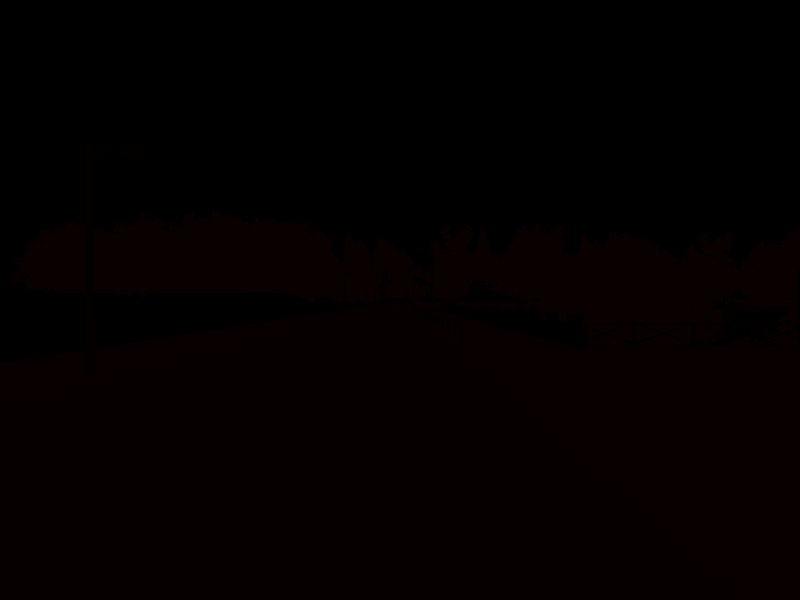
#> input picture datasets/carla_utils/SEM_06_06.png, 800 x 600 px
$ jupyter execute test_semantics.ipynb
#> lines starting #> are read from the running program, lines starting #| are printed output that depends on the picture
[cell 1]
import PIL
from PIL import Image
import numpy as np
import cv2 as cv

[cell 2]
sem_file = 'SEM_06_06.png'
num_classes = 13

palette = {
    0: [0, 0, 0],  # None
    1: [70, 70, 70],  # Buildings
    2: [190, 153, 153],  # Fences
    3: [72, 0, 90],  # Other
    4: [220, 20, 60],  # Pedestrians
    5: [153, 153, 153],  # Poles
    6: [157, 234, 50],  # RoadLines
    7: [128, 64, 128],  # Roads
    8: [244, 35, 232],  # Sidewalks
    9: [107, 142, 35],  # Vegetation
    10: [0, 0, 255],  # Vehicles
    11: [102, 102, 156],  # Walls
    12: [220, 220, 0],  # TrafficSigns
    13: [150, 33, 88],  # TrafficSigns
    }
for i in range(len(palette), 256):
    palette[i] = [0, 0, 0]

palette_list = []
for v in palette.values():
    for i in range(3):
        palette_list.append(v[i])
# palette_list

[cell 3]
# Lets load a carla semantic map
seg = cv.imread(sem_file, cv.IMREAD_ANYCOLOR |
                cv.IMREAD_ANYDEPTH)
#> seg is the input picture: shape (600, 800, 3); mean B, G, R 0, 0, 4.27
seg = np.asarray(seg, dtype=np.uint8)[:, :, 2]
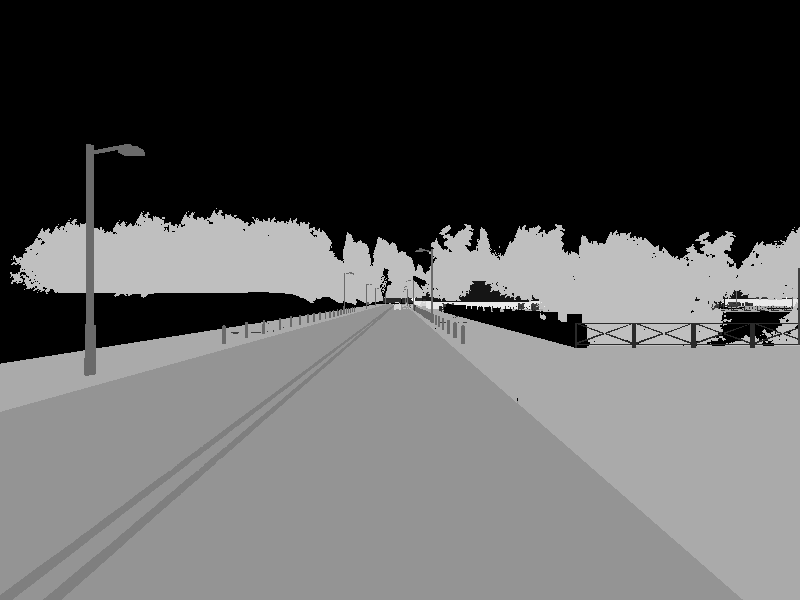
#> seg: shape (600, 800); min 0, max 12, mean 4.27; drawn with min black and max white
print(np.unique(seg))
#| [ 0  1  2  3  4  5  6  7  8  9 10 11 12]
print(seg.shape)
#| (600, 800)

[cell 4]
# now we will save this semantic map with a pallete
im_pil = Image.fromarray(seg, mode="P")
#> im_pil: PIL image 800x600 P; every value is 0
# if we save it now it will not be displayed correctly
im_pil.putpalette(palette_list)
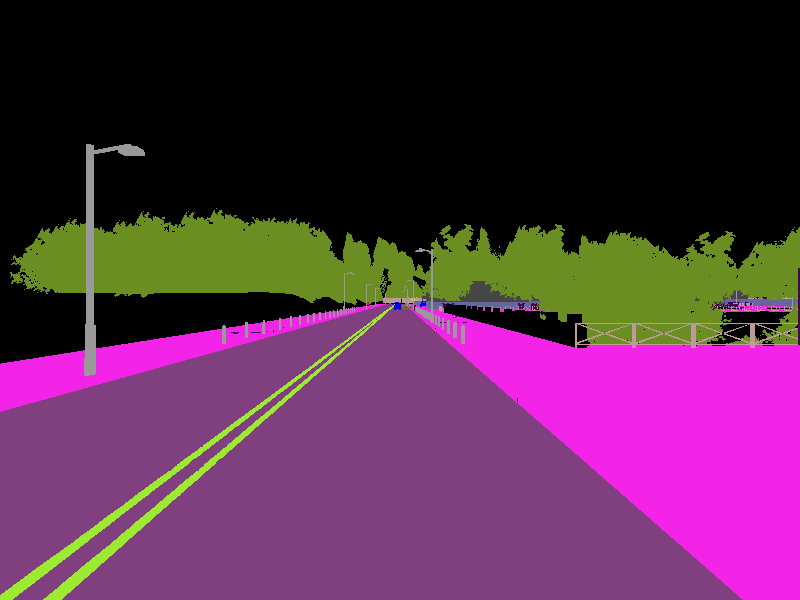
#> im_pil: PIL image 800x600 P; mean R, G, B 86, 44.1, 75.2
im_pil.save('colored_sem.png')
im_pil.close()
# Now open see this file in image viewer

[cell 5]
# The image is colored, good for visualisation
# can we load it and get the coorect label ids
im_pil = Image.open('colored_sem.png')
seg = np.array(im_pil)
print(np.unique(seg))
#| [ 0  1  2  3  4  5  6  7  8  9 10 11 12]
print(seg.shape)
#| (600, 800)

[cell 6]
# The image is colored, good for visualisation
# can we load it and get the coorect label ids
im_pil = Image.open('colored_sem_edited.png')
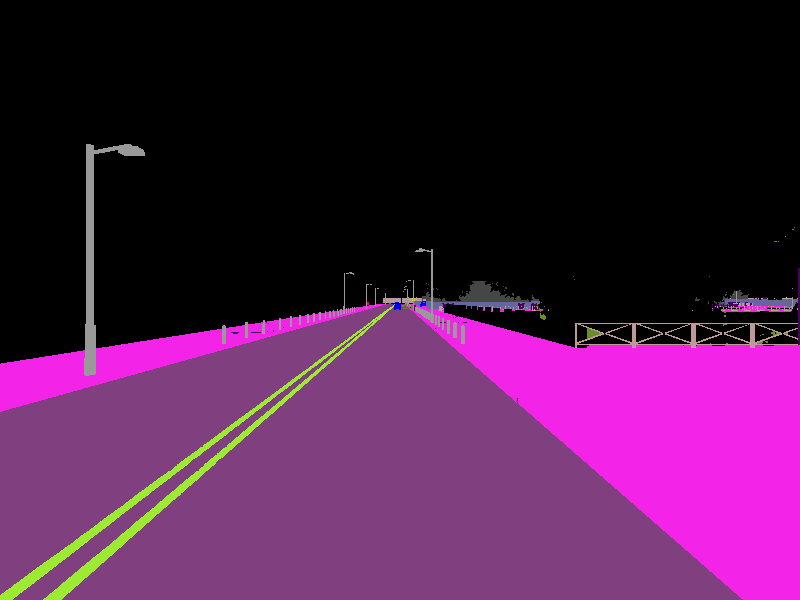
#> input picture datasets/carla_utils/colored_sem_edited.png, 800 x 600 px
#> im_pil is the input picture: PIL image 800x600 P; mean R, G, B 74.3, 28.6, 71.4
seg = np.array(im_pil)
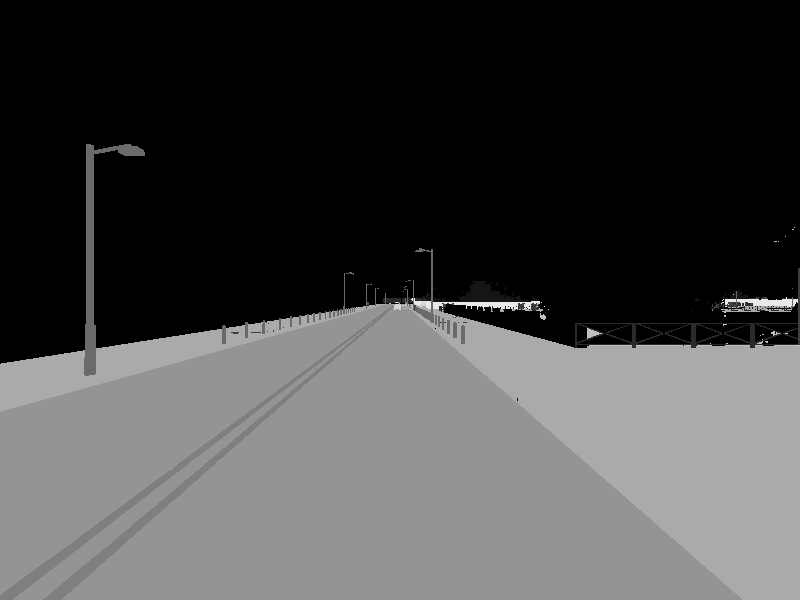
#> seg: shape (600, 800); min 0, max 12, mean 3.28; drawn with min black and max white
print(np.unique(seg))
#| [ 0  1  2  3  4  5  6  7  8  9 10 11 12]
print(seg.shape)
#| (600, 800)
im_pil.save('a.png')
im_pil.close()
